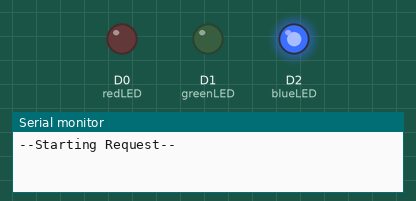
Bench run of a sketch on a simulated Particle Photon. Parts: output pins drawn as LEDs (lit = HIGH), the last lines printed to the serial monitor.

Above: at 0.5 s.
At 31.0 s:
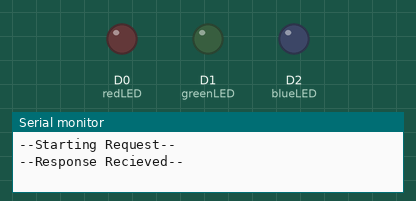
Timing chart, 0 to 79.3 s (numbered marks = the images above):
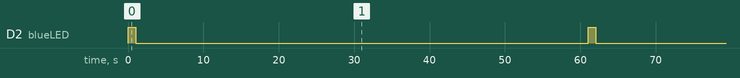

The sketch:

BostonTemperatureWebhook.ino
```cpp
/*
    * An example of Webhooks using Particle.subscribe and Particle.publish using the Particle Core
    * Make a "connection" to the webhook created on your particle account by callling Particle.subscribe()
    * Trigger the webhook and send the HTTP Reauest to a RestAPI by calling particle.publish()
    * Created by Bryon Kucharski
    * Used for the Microsoft Student Partner October Workshop at Wentworth Institute of Technology
*/

int redLED = D0;
int greenLED = D1;
int blueLED = D2;


void setup() {

    //begin serial port at 9600 Baud Rate
    Serial.begin(9600);

    //set LED Pins to output
    pinMode(redLED, OUTPUT);
    pinMode(greenLED, OUTPUT);
    pinMode(blueLED, OUTPUT);


    /*
        Must have a webhook setup on particle account called "Boston_Temp"
    */
   //Subscribe to events created on your account. In this case, we want a response from the Boston_Temp Webhook
   //myHandler function will be called when the webhook is called.
    Particle.subscribe("hook-response/Boston_Temp", myHandler, MY_DEVICES);
}

void loop() {

    Serial.print("\n--Starting Request--\n");

   // Trigger the webhook called Boston_Temp through the Particle Cloud
    Particle.publish("Boston_Temp");

    //flash blue led
    toggleLED(blueLED);

    Serial.print("--Response Recieved--\n");

    //wait one minute for another request
    delay(60000);

}

//function called when Boston_Temp webhook is triggered
void myHandler(const char *event, const char *data)
{
    //flash red led
    toggleLED(redLED);

    //displays the full name of the published event
    Serial.print("Event Recieved: ");
    Serial.print(event);

    //displays the data that came along with the event
    Serial.print("\nData Recieved: ");
    Serial.print(data);

    Serial.print("\n");

    //flash green led
    toggleLED(greenLED);
}
//turns on led for one second then turns off.
void toggleLED(int ledPin)
{
    digitalWrite(ledPin,HIGH);
    delay(1000);
    digitalWrite(ledPin,LOW);
}
```

Measured:
- by itself, D2 (blueLED): alternates HIGH for 1.0 s and LOW for 60.0 s
